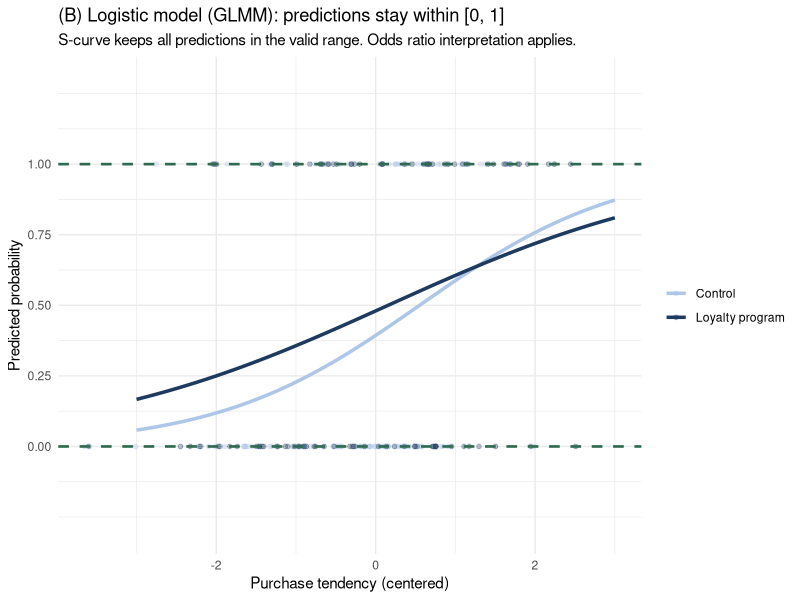
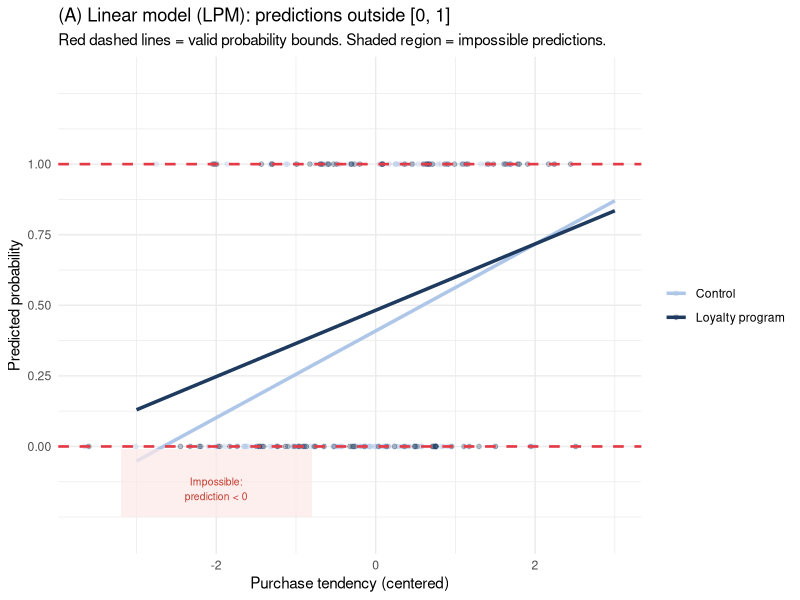

The R script that drew these images, in order: (Note: this script raises an error after producing the figures.)
## ---- chunk 1
library(tidyverse)
library(lme4)
library(lmerTest)
library(glmmTMB)
library(ggeffects)
library(ggplot2)
library(broom.mixed)
set.seed(2024)
## ---- chunk 2
set.seed(99)
n_ill  <- 200
x_pred <- rnorm(n_ill, 0, 1.2)   # purchase tendency (centered)
treat  <- rep(c(0, 1), each = n_ill / 2)
prob   <- plogis(-0.3 + 0.8 * x_pred + 0.6 * treat)
y_bin  <- rbinom(n_ill, 1, prob)

df_ill <- tibble(x_pred, treat = factor(treat, labels = c("Control", "Loyalty program")),
                 y_bin)

# Fit LMM (linear probability model) and GLMM
m_lm   <- lm(y_bin ~ x_pred * treat, data = df_ill)
m_glm  <- glm(y_bin ~ x_pred * treat, data = df_ill, family = binomial)

df_pred <- expand_grid(
  x_pred = seq(-3, 3, length.out = 100),
  treat  = factor(c("Control", "Loyalty program"))
) |>
  mutate(
    pred_lm  = predict(m_lm,  newdata = tibble(x_pred, treat)),
    pred_glm = predict(m_glm, newdata = tibble(x_pred, treat), type = "response")
  )

# LMM predictions panel
p_lm <- ggplot() +
  geom_point(data = df_ill, aes(x = x_pred, y = y_bin, color = treat),
             alpha = 0.3, size = 1.3) +
  geom_line(data = df_pred, aes(x = x_pred, y = pred_lm, color = treat),
            linewidth = 1.2) +
  geom_hline(yintercept = c(0, 1), linetype = "dashed", color = "#e63946",
             linewidth = 0.9) +
  annotate("rect", xmin = -3.2, xmax = -0.8, ymin = -0.25, ymax = -0.01,
           fill = "#fee8e8", alpha = 0.7) +
  annotate("text", x = -2.0, y = -0.15, label = "Impossible:\nprediction < 0",
           size = 2.6, color = "#c0392b", hjust = 0.5) +
  scale_color_manual(values = c("#aec6e8", "#1e3a5f"), name = NULL) +
  scale_y_continuous(limits = c(-0.30, 1.30),
                     breaks = c(0, 0.25, 0.5, 0.75, 1)) +
  labs(title    = "(A) Linear model (LPM): predictions outside [0, 1]",
       subtitle = "Red dashed lines = valid probability bounds. Shaded region = impossible predictions.",
       x = "Purchase tendency (centered)", y = "Predicted probability") +
  theme_minimal(base_size = 11)

# GLMM predictions panel
p_glm <- ggplot() +
  geom_point(data = df_ill, aes(x = x_pred, y = y_bin, color = treat),
             alpha = 0.3, size = 1.3) +
  geom_line(data = df_pred, aes(x = x_pred, y = pred_glm, color = treat),
            linewidth = 1.2) +
  geom_hline(yintercept = c(0, 1), linetype = "dashed", color = "#2d6a4f",
             linewidth = 0.9) +
  scale_color_manual(values = c("#aec6e8", "#1e3a5f"), name = NULL) +
  scale_y_continuous(limits = c(-0.30, 1.30),
                     breaks = c(0, 0.25, 0.5, 0.75, 1)) +
  labs(title    = "(B) Logistic model (GLMM): predictions stay within [0, 1]",
       subtitle = "S-curve keeps all predictions in the valid range. Odds ratio interpretation applies.",
       x = "Purchase tendency (centered)", y = "Predicted probability") +
  theme_minimal(base_size = 11)

p_lm + p_glm
## ---- chunk 3
n_people  <- 60
n_weeks   <- 6
treatment <- rep(c(0, 1), each = n_people / 2)

# Person-level random intercepts (on log-odds scale) — some customers are
# habitual shoppers, others rarely purchase regardless of program
u0 <- rnorm(n_people, 0, 0.8)

df_binary <- expand_grid(
  person = 1:n_people,
  week   = 0:(n_weeks - 1)
) |>
  mutate(
    treatment = treatment[person],
    u0        = u0[person],
    # True log-odds: intercept + loyalty program effect + habituation over time + RE
    log_odds  = -0.5 + u0 + 0.7 * treatment - 0.05 * week,
    prob      = plogis(log_odds),
    purchased = rbinom(n(), 1, prob),
    person    = factor(person),
    treatment = factor(treatment, labels = c("Control", "Loyalty program"))
  )

# Observed purchase rates by week and treatment group
df_binary |>
  group_by(week, treatment) |>
  summarise(prop_purchase = mean(purchased), .groups = "drop") |>
  ggplot(aes(x = week, y = prop_purchase, color = treatment, group = treatment)) +
  geom_line(linewidth = 1.2) +
  geom_point(size = 3) +
  scale_color_manual(values = c("#1e3a5f", "#e63946")) +
  scale_y_continuous(limits = c(0, 1), labels = scales::percent_format()) +
  labs(
    title = "Weekly purchase rate by loyalty program enrollment",
    subtitle = "Observed proportions by treatment group",
    x = "Week", y = "Proportion making a purchase", color = "Group"
  ) +
  theme_minimal(base_size = 13)
## ---- chunk 4
m_binary <- glmer(
  purchased ~ week * treatment + (1 | person),
  data   = df_binary,
  family = binomial
)

summary(m_binary)
## ---- chunk 5
broom.mixed::tidy(m_binary, effects = "fixed", exponentiate = TRUE, conf.int = TRUE) |>
  select(term, estimate, conf.low, conf.high, p.value) |>
  knitr::kable(digits = 3,
    caption = "Fixed effects as odds ratios: loyalty program increases purchase odds")
## ---- chunk 6
preds_binary <- ggpredict(m_binary, terms = c("week", "treatment"), type = "fixed")

plot(preds_binary) +
  scale_color_manual(values = c("#1e3a5f", "#e63946")) +
  scale_fill_manual(values  = c("#1e3a5f", "#e63946")) +
  labs(
    title    = "Marginal predicted weekly purchase probability",
    subtitle = "Averaging over individual purchase tendencies (marginal effect)",
    x = "Week", y = "Predicted purchase probability", color = "Group", fill = "Group"
  ) +
  theme_minimal(base_size = 13)
## ---- chunk 7
n_customers <- 80
n_weeks_c   <- 8
treatment_c <- rep(c(0, 1), each = n_customers / 2)

# Customer-level random intercepts on log-count scale
# Some customers are habitual checkers; others rarely open the app
u0_count <- rnorm(n_customers, 0, 0.5)

df_count <- expand_grid(
  customer = 1:n_customers,
  week     = 1:n_weeks_c
) |>
  mutate(
    treatment  = treatment_c[customer],
    u0         = u0_count[customer],
    log_mu     = 0.8 + u0 + 0.5 * treatment - 0.04 * week,
    mu         = exp(log_mu),
    app_opens  = rpois(n(), mu),
    customer   = factor(customer),
    treatment  = factor(treatment, labels = c("Control", "Push notifications"))
  )

# Observed mean app opens by week and treatment
df_count |>
  group_by(week, treatment) |>
  summarise(mean_opens = mean(app_opens), .groups = "drop") |>
  ggplot(aes(x = week, y = mean_opens, color = treatment, group = treatment)) +
  geom_line(linewidth = 1.2) +
  geom_point(size = 3) +
  scale_color_manual(values = c("#1e3a5f", "#e63946")) +
  labs(
    title    = "Mean weekly app opens by push-notification enrollment",
    subtitle = "Observed means by treatment group",
    x = "Week", y = "Mean weekly app opens", color = "Group"
  ) +
  theme_minimal(base_size = 13)
## ---- chunk 8
m_poisson <- glmmTMB(
  app_opens ~ week + treatment + (1 | customer),
  data   = df_count,
  family = poisson
)

summary(m_poisson)
## ---- chunk 9
# Pearson statistic / residual df
pearson_resid <- residuals(m_poisson, type = "pearson")
dispersion_ratio <- sum(pearson_resid^2) / df.residual(m_poisson)

cat("Dispersion ratio (Pearson χ² / df):", round(dispersion_ratio, 3), "\n")
cat("Interpretation: values near 1.0 indicate no overdispersion;\n")
cat("values > 1.5 suggest the negative binomial model is preferred.\n")
## ---- chunk 10
m_negbin <- glmmTMB(
  app_opens ~ week + treatment + (1 | customer),
  data   = df_count,
  family = nbinom2
)

summary(m_negbin)

# Compare AIC
AIC(m_poisson, m_negbin) |>
  knitr::kable(caption = "Model comparison: Poisson vs. Negative Binomial for app opens")
## ---- chunk 11
preds_count <- ggpredict(m_negbin, terms = c("week", "treatment"), type = "fixed")

plot(preds_count) +
  scale_color_manual(values = c("#1e3a5f", "#e63946")) +
  scale_fill_manual(values  = c("#1e3a5f", "#e63946")) +
  labs(
    title    = "Predicted weekly app opens over time",
    subtitle = "Marginal predictions from negative binomial mixed model",
    x = "Week", y = "Predicted app opens", color = "Group", fill = "Group"
  ) +
  theme_minimal(base_size = 13)
